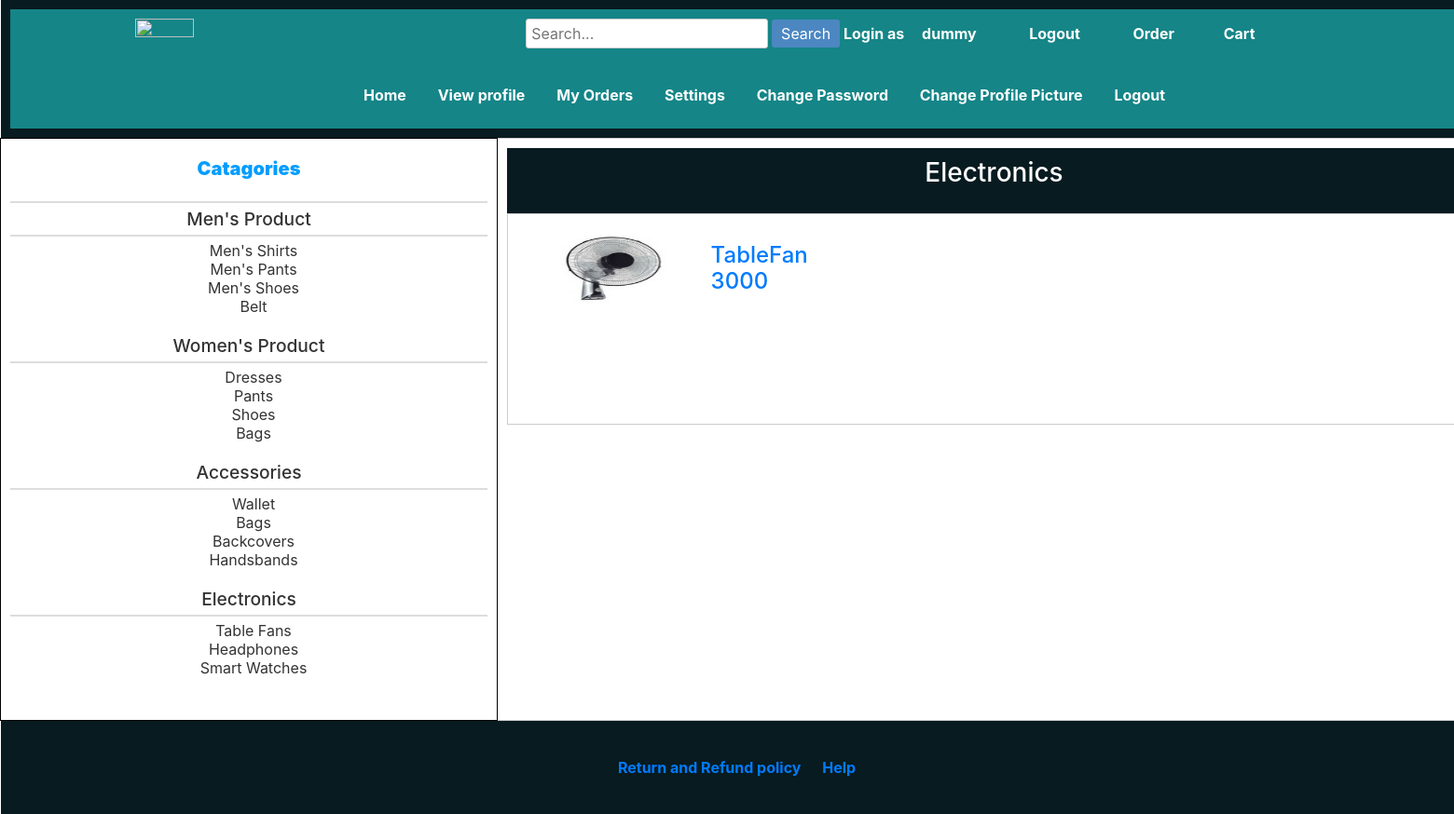
Screenshot of /app/user_pages/eck products.php?pname=TableFan (signed in) with the database file from the repository.
### tables this page shows
CREATE TABLE `allproducts` (
  `code` varchar(255) NOT NULL,
  `name` varchar(255) NOT NULL,
  `catagory` varchar(255) NOT NULL,
  `subcatagory` varchar(255) NOT NULL,
  `color` varchar(255) NOT NULL,
  `material` varchar(500) NOT NULL,
  `size` varchar(20) NOT NULL,
  `description` varchar(255) NOT NULL,
  `bprice` double NOT NULL,
  `sprice` double NOT NULL,
  `quantity` int(11) NOT NULL,
  `offer` double NOT NULL,
  `pdpic` varchar(500) NOT NULL
);

### data/db.php (called while the page is built, shortened)
<?php
    $host="127.0.0.1";
    $user="root";
    $pass="";
    $dbname="ecommerce";
    $port=3306;
    function executeSQL($sql){
        global $host, $user, $pass, $dbname, $port;
        $link=mysqli_connect($host, $user, $pass, $dbname, $port);
        $result = mysqli_query($link, $sql);
        return $result;
    }
?>

### data/product_access.php (called while the page is built, shortened)
<?php
	if(require_once("db.php")){
		function getProductByNameElectronics($pnamee){
        $sql = "SELECT * FROM allproducts WHERE catagory='Electronic' AND  subcatagory LIKE '%$pnamee%'";
        $result = executeSQL($sql);
		 for($i=0; $row=mysqli_fetch_assoc($result); ++$i){
            $getProductByN[$i] = $row;
        }
        return $getProductByN;
    }
	}
	else{
		echo "Database not found";
	}
?>

### app/user_pages/eck products.php (the view, shortened to what this page needs)
<?php include "../../data/product_access.php"; ?>
<?php
    $pnamee =$_GET['pname'];
    $productnames = getProductByNameElectronics($pnamee);
?>
<html>
<head>
<link rel="stylesheet" href="https://cdn.jsdelivr.net/npm/bootstrap@4.0.0/dist/css/bootstrap.min.css">
<link rel="stylesheet" href="css/home.css">
</head>
<table align="center" width="1600" >
		<tr>
			<th colspan="4" align="center" width="60%">
				<nav>
					<a href="home.php"><img src="pictures\eshop_logo.png" align="left" align="top" width="20%"></a>
					<div class="search-bar">
						<input type="text" class="search-input" placeholder="Search...">
						<button class="search-button">Search</button>
					</div>
					Login as <a href="../account/profile.php"><?= $_SESSION['user']['name']; ?></a> &nbsp;&nbsp;&nbsp;&nbsp;&nbsp;  <a href="logouthandler.php">Logout</a>  &nbsp;&nbsp;&nbsp;&nbsp;&nbsp;
					<a href="order.php">Order</a>&nbsp;&nbsp;&nbsp;&nbsp;&nbsp;
					<a href="cart.php">Cart</a>&nbsp;&nbsp;&nbsp;&nbsp;&nbsp;<br><br><br>
					<div class="dropdown">
			<div class="dropdown-content">
				<div class="sidebar">
					<ul>
					 <a href="home.php">Home</a></li>
					   <a href="../account/profile.php">View profile</a></li>
					   <a href="order.php">My Orders</a></li>
						<a href="../account/editprofile.php">Settings</a>
						<a href="../account/changepass.php">Change Password</a></li>
						<a href="../account/changepp.php">Change Profile Picture</a></li>
					   <a href="logouthandler.php">Logout</a></li>
					</ul>
				</div>
			</div>
		</div>
				</tr>
	<td class=" categ"  valign="top"  width="8px">
	<label><b class="left-category">Catagories</b></label><br><hr>
		<ul>
		<a class="intro" href="select persons male.php">Men's Product</a><hr>
		<li><a href="spm products.php?pname=Shirt">Men's Shirts</a></li>
		<li><a href="spm products.php?pname=Pant">Men's Pants</a></li>
		<li><a href="spm products.php?pname=Shoe">Men's Shoes</a></li>
		<li><a href="spm products.php?pname=Belt">Belt</a></li><br>
		<a class="intro" href="select persons female.php">Women's Product</a><hr>
		<li><a href="spf products.php?pname=Dress">Dresses</a></li>
		<li><a href="spf products.php?pname=Pant">Pants</a></li>
		<li><a href="spf products.php?pname=Shoe">Shoes</a></li>
		<li><a href="spf products.php?pname=Bags">Bags</a></li><br>
		<a class="intro" href="accessories.php">Accessories</a><hr>
		<li><a href="ack products.php?pname=Wallet">Wallet</a></li>
		<li><a href="ack products.php?pname=Bag">Bags</a></li>
		<li><a href="ack products.php?pname=BackCover">Backcovers</a></li>
		<li><a href="ack products.php?pname=HandBand">Handsbands</a></li><br>
		<a class="intro" href="electronics.php">Electronics</a><hr>
		<li><a href="eck products.php?pname=TableFan">Table Fans</a></li>
		<li><a href="eck products.php?pname=HeadPhone">Headphones</a></li>
		<li><a href="eck products.php?pname=Smart Watch">Smart Watches</a></li><br>
		</ul>
	</td>
			<td valign="top" width="40%" >
			<table align="center" width="100%" >
						<tr  >
                            <th  align="center"><label><h3>Electronics</h3></label></th>
						</tr>
					 </table>
					<table align="left" width="100%" >
					  <?php foreach ($productnames as $productn) { ?>
						<tr>
							<td>
							<a href="showdetail.php?id=<?=$productn['code']?>"><img src="pictures\<?=$productn['pdpic'] ;?>" align="left" align="top" width="20%" height="100" ><br><h4><?=$productn['name']; ?> <br><?=$productn['sprice'] ;?></h4></a>	<br><br><br><br><br><br>
							</td>
						</tr>
						 <?php } ?>
					</table>
			</td>
			<tr height="100">
				<th colspan="2">
					<a href="aboutus.php">Return and Refund policy</a>&nbsp;&nbsp;&nbsp;&nbsp;&nbsp;
					<a href="help.php">Help</a>&nbsp;&nbsp;&nbsp;&nbsp;&nbsp;
				</th>
			</tr>
	</table>
</html>

### app/user_pages/css/home.css (style rules this page uses)
nav { background-color: rgb(21, 133, 135); padding: 10px; text-align: center; }
nav a { color: white; text-decoration: none; padding: 10px; margin: 0 5px; }
nav img { max-width: 100%; height: auto; }
.search-bar { display: inline-block; }
.search-input { padding: 5px; border: 1px solid #ccc; border-radius: 3px; }
.search-button { padding: 5px 10px; background-color: #4c87c1; color: white; border: none; border-radius: 3px; cursor: pointer; }
th { background-color: #071b20; color: white; padding: 10px; text-align: center; }
td { border: 1px solid #ccc; padding: 10px; }
.categ { text-align: center; padding: 10px; border-radius: 5px; width: 200px; height: 100px; border: 1px solid black; padding: 10px; margin: 10px; }
.categ label { font-size: 20px; font-weight: bold; color: #009dff; padding: 10px; }
.categ ul { list-style-type: none; padding: 0; }
.categ a { text-decoration: none; color: #333; }
.intro { text-decoration: none; color: #333; font-size: larger; font-weight: 500; }
.categ hr { margin: 5px 0; border: 0.5px solid #ddd; }
.categ li { margin-left: 10px; }

### rows the page displays
allproducts: pdpic (picture), name "TableFan", sprice "3000"

### other values shown
$_SESSION['user']['name'] "dummy"
